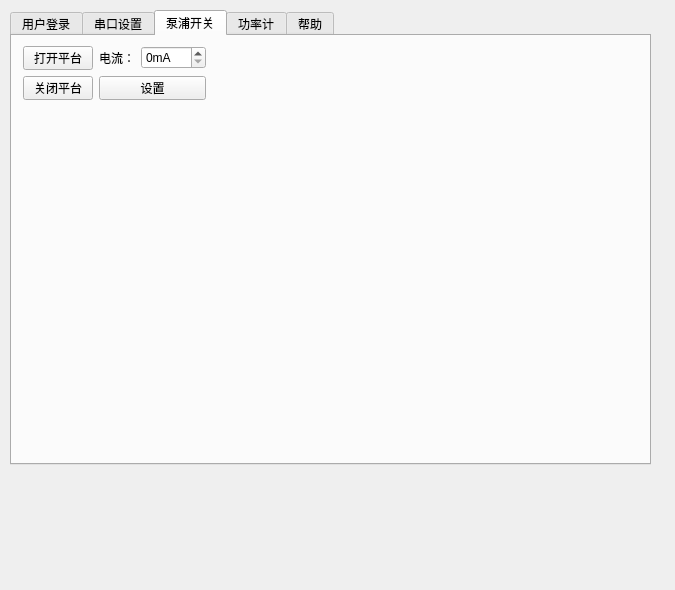
<?xml version="1.0" encoding="UTF-8"?>
<ui version="4.0">
 <class>Form</class>
 <widget class="QWidget" name="Form">
  <property name="geometry">
   <rect>
    <x>0</x>
    <y>0</y>
    <width>675</width>
    <height>590</height>
   </rect>
  </property>
  <property name="windowTitle">
   <string>Form</string>
  </property>
  <widget class="QWidget" name="verticalLayoutWidget_2">
   <property name="geometry">
    <rect>
     <x>10</x>
     <y>10</y>
     <width>641</width>
     <height>561</height>
    </rect>
   </property>
   <layout class="QVBoxLayout" name="verticalLayout_2">
    <item>
     <widget class="QTabWidget" name="tabWidget">
      <property name="minimumSize">
       <size>
        <width>0</width>
        <height>180</height>
       </size>
      </property>
      <property name="currentIndex">
       <number>2</number>
      </property>
      <widget class="QWidget" name="userTab">
       <attribute name="title">
        <string>用户登录</string>
       </attribute>
       <widget class="QWidget" name="layoutWidget">
        <property name="geometry">
         <rect>
          <x>10</x>
          <y>10</y>
          <width>189</width>
          <height>106</height>
         </rect>
        </property>
        <layout class="QGridLayout" name="gridLayout">
         <item row="0" column="0">
          <widget class="QLabel" name="label">
           <property name="text">
            <string>用户名：</string>
           </property>
          </widget>
         </item>
         <item row="0" column="1">
          <widget class="QLineEdit" name="userName"/>
         </item>
         <item row="1" column="0">
          <widget class="QLabel" name="label_2">
           <property name="text">
            <string>密码：</string>
           </property>
          </widget>
         </item>
         <item row="1" column="1">
          <widget class="QLineEdit" name="passwordIput"/>
         </item>
         <item row="2" column="1">
          <widget class="QPushButton" name="login">
           <property name="text">
            <string>登录</string>
           </property>
          </widget>
         </item>
         <item row="3" column="1">
          <widget class="QPushButton" name="userRegister">
           <property name="text">
            <string>注册</string>
           </property>
          </widget>
         </item>
        </layout>
       </widget>
      </widget>
      <widget class="QWidget" name="portTab">
       <attribute name="title">
        <string>串口设置</string>
       </attribute>
       <widget class="QWidget" name="layoutWidget">
        <property name="geometry">
         <rect>
          <x>10</x>
          <y>10</y>
          <width>158</width>
          <height>77</height>
         </rect>
        </property>
        <layout class="QGridLayout" name="gridLayout_3">
         <item row="0" column="0" colspan="2">
          <widget class="QPushButton" name="openPort">
           <property name="text">
            <string>打开串口</string>
           </property>
          </widget>
         </item>
         <item row="0" column="2">
          <widget class="QPushButton" name="closePort">
           <property name="text">
            <string>关闭串口</string>
           </property>
          </widget>
         </item>
         <item row="1" column="0">
          <widget class="QLabel" name="label_5">
           <property name="text">
            <string>波特率：</string>
           </property>
          </widget>
         </item>
         <item row="1" column="1" colspan="2">
          <widget class="QComboBox" name="baundrate"/>
         </item>
         <item row="2" column="0">
          <widget class="QLabel" name="label_6">
           <property name="text">
            <string>串口号：</string>
           </property>
          </widget>
         </item>
         <item row="2" column="1" colspan="2">
          <widget class="QComboBox" name="port"/>
         </item>
        </layout>
       </widget>
      </widget>
      <widget class="QWidget" name="pumpTab">
       <attribute name="title">
        <string>泵浦开关</string>
       </attribute>
       <widget class="QWidget" name="layoutWidget">
        <property name="geometry">
         <rect>
          <x>11</x>
          <y>10</y>
          <width>183</width>
          <height>54</height>
         </rect>
        </property>
        <layout class="QGridLayout" name="gridLayout_5">
         <item row="0" column="0">
          <widget class="QPushButton" name="openPlatform">
           <property name="text">
            <string>打开平台</string>
           </property>
          </widget>
         </item>
         <item row="0" column="1">
          <widget class="QLabel" name="label_7">
           <property name="text">
            <string>电流：</string>
           </property>
          </widget>
         </item>
         <item row="0" column="2">
          <widget class="QSpinBox" name="currentSpin">
           <property name="suffix">
            <string>mA</string>
           </property>
           <property name="maximum">
            <number>500</number>
           </property>
           <property name="singleStep">
            <number>50</number>
           </property>
          </widget>
         </item>
         <item row="1" column="0">
          <widget class="QPushButton" name="closePlatform">
           <property name="text">
            <string>关闭平台</string>
           </property>
          </widget>
         </item>
         <item row="1" column="1" colspan="2">
          <widget class="QPushButton" name="setCurrent">
           <property name="text">
            <string>设置</string>
           </property>
          </widget>
         </item>
        </layout>
       </widget>
      </widget>
      <widget class="QWidget" name="helpTab">
       <attribute name="title">
        <string>功率计</string>
       </attribute>
       <widget class="QWidget" name="layoutWidget_2">
        <property name="geometry">
         <rect>
          <x>10</x>
          <y>10</y>
          <width>218</width>
          <height>106</height>
         </rect>
        </property>
        <layout class="QGridLayout" name="historyGridLayout">
         <item row="0" column="0">
          <widget class="QLabel" name="label_3">
           <property name="text">
            <string>记录时长：</string>
           </property>
          </widget>
         </item>
         <item row="0" column="1">
          <widget class="QDateTimeEdit" name="timeEdit"/>
         </item>
         <item row="1" column="1">
          <widget class="QSpinBox" name="stepEdit">
           <property name="alignment">
            <set>Qt::AlignRight|Qt::AlignTrailing|Qt::AlignVCenter</set>
           </property>
           <property name="suffix">
            <string>秒</string>
           </property>
           <property name="maximum">
            <number>10000</number>
           </property>
           <property name="value">
            <number>60</number>
           </property>
          </widget>
         </item>
         <item row="2" column="1">
          <widget class="QPushButton" name="logButton">
           <property name="text">
            <string>开始</string>
           </property>
          </widget>
         </item>
         <item row="1" column="0">
          <widget class="QLabel" name="label_8">
           <property name="text">
            <string>记录步长：</string>
           </property>
          </widget>
         </item>
         <item row="3" column="1">
          <widget class="QLCDNumber" name="ticker">
           <property name="enabled">
            <bool>false</bool>
           </property>
          </widget>
         </item>
        </layout>
       </widget>
       <widget class="QWidget" name="layoutWidget_3">
        <property name="geometry">
         <rect>
          <x>230</x>
          <y>10</y>
          <width>371</width>
          <height>111</height>
         </rect>
        </property>
        <layout class="QGridLayout" name="logGridLayout">
         <item row="0" column="0">
          <widget class="QLabel" name="label_9">
           <property name="text">
            <string>历史记录：</string>
           </property>
          </widget>
         </item>
         <item row="0" column="1">
          <widget class="QPushButton" name="printButton">
           <property name="text">
            <string>打印</string>
           </property>
          </widget>
         </item>
         <item row="1" column="0" colspan="2">
          <widget class="QPlainTextEdit" name="historyEdit">
           <property name="minimumSize">
            <size>
             <width>300</width>
             <height>0</height>
            </size>
           </property>
           <property name="horizontalScrollBarPolicy">
            <enum>Qt::ScrollBarAlwaysOff</enum>
           </property>
          </widget>
         </item>
        </layout>
       </widget>
      </widget>
      <widget class="QWidget" name="powerTab">
       <attribute name="title">
        <string>帮助</string>
       </attribute>
      </widget>
     </widget>
    </item>
    <item>
     <layout class="QHBoxLayout" name="mainLayout">
      <item>
       <layout class="QVBoxLayout" name="cmdLayout">
        <item>
         <widget class="QWidget" name="canvas2" native="true"/>
        </item>
       </layout>
      </item>
      <item>
       <widget class="QWidget" name="matplot" native="true">
        <property name="minimumSize">
         <size>
          <width>500</width>
          <height>100</height>
         </size>
        </property>
       </widget>
      </item>
     </layout>
    </item>
   </layout>
  </widget>
 </widget>
 <resources/>
 <connections/>
</ui>
